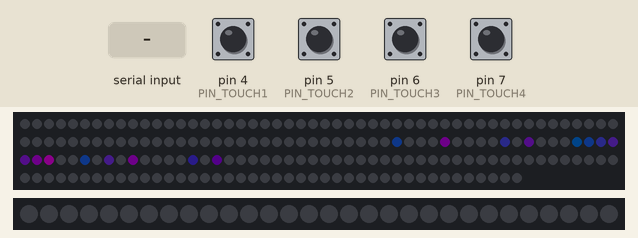
This sketch was run on a simulated Arduino Uno, built with avr-gcc and run on an emulated ATmega328P. Parts: 192 RGB LEDs in strip order, left to right, continuing on the next row, 30 RGB LEDs in strip order, left to right. The inputs (shaded band) are chosen by the test bench; at power-on: pin 4 (PIN_TOUCH1), pin 5 (PIN_TOUCH2), pin 6 (PIN_TOUCH3), pin 7 (PIN_TOUCH4) LOW. Dim RGB values are drawn brighter than linear; the strip is taken to match the declared colour order.

Above: at 1.2 s.
1.3 s: "H" received over the second serial link
At 2.6 s:
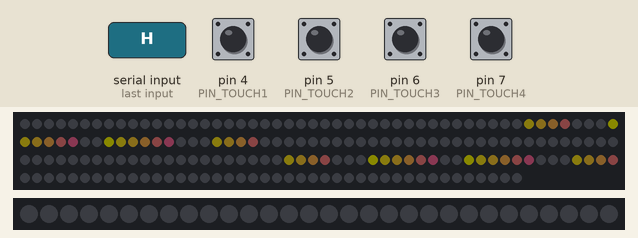
Timing chart, 0 to 4.3 s (numbered marks = the images above; inputs shaded):
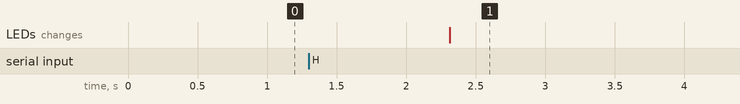

Measured:
- after the input at 1.3 s, the LEDs: change after 1.0 s (image 1)

The sketch:

main.ino
```cpp
#include "class/Banu.hpp"

Banu banu;

void setup()
{
    banu.setup();
}

void loop()
{
    banu.loop();
}
```

Banu.hpp
```cpp
#ifndef BANU_HPP
#define BANU_HPP

#include "BluetoothSensor.hpp"
#include "Display.hpp"
#include "MoodLamp.hpp"

class Banu
{
private:
    BluetoothSensor* bluetoothSensor;
    Display* display;
    MoodLamp* moodLamp;

public:
    Banu();
    ~Banu();

    void setup();
    void loop();
};

Banu::Banu()
{
    display = new Display();
    moodLamp = new MoodLamp();
    bluetoothSensor = new BluetoothSensor(display, moodLamp);
}

Banu::~Banu()
{
    delete bluetoothSensor;
    delete display;
    delete moodLamp;
}

void Banu::setup()
{
    Serial.begin(9600);
    display->setup();
    moodLamp->setup();
    bluetoothSensor->setup();
}

void Banu::loop()
{
    bluetoothSensor->touch();
    display->update();
    bluetoothSensor->read();
}

#endif
```

BluetoothSensor.hpp
```cpp
#ifndef BLUETOOTHSENSOR_HPP
#define BLUETOOTHSENSOR_HPP

#include <SoftwareSerial.h>
#include <DHT.h>
#include "Display.hpp"
#include "MoodLamp.hpp"
#include "../util/Pins.hpp"

class BluetoothSensor
{
private:
    SoftwareSerial bluetooth = SoftwareSerial(PIN_BLUETOOTH_TXD, PIN_BLUETOOTH_RXD);
    DHT temp = DHT(PIN_TEMP, DHT22);
    Display* display;
    MoodLamp* moodLamp;

    unsigned long pre = millis();
    int connectTime = 0;
    int touchPattern[4] = { -1, -1, -1, -1 };
    bool touchFlag[4] = { false, false, false, false };

public:
    BluetoothSensor(Display*, MoodLamp*);

    void touch();
    void setup();
    void read();

private:
    float pulse2ugm3(unsigned long);
    void op_0();
    void op_1();
    void op_2();
    void op_3();
};

BluetoothSensor::BluetoothSensor(Display* display, MoodLamp* MoodLamp)
{
    this->display = display;
    this->moodLamp = moodLamp;
}

void BluetoothSensor::setup()
{
    pinMode(PIN_TOUCH1, INPUT);
    pinMode(PIN_TOUCH2, INPUT);
    pinMode(PIN_TOUCH3, INPUT);
    pinMode(PIN_TOUCH4, INPUT);
    pinMode(PIN_TEMP, INPUT);
    pinMode(PIN_DUST, INPUT);

    bluetooth.begin(9600);
}

float BluetoothSensor::pulse2ugm3(unsigned long pulse)
{
    float value = (pulse - 540) / 14.0f;
    if (value > 300.0f)
        value = 0.0f;
    return value;
}

void BluetoothSensor::touch()
{
    int code = -1;

    // enter
    if (digitalRead(PIN_TOUCH1) && !touchFlag[0])
    {
        touchFlag[0] = true;
        code = 1;
    }
    if (digitalRead(PIN_TOUCH2) && !touchFlag[1])
    {
        touchFlag[1] = true;
        code = 2;
    }
    if (digitalRead(PIN_TOUCH3) && !touchFlag[2])
    {
        touchFlag[2] = true;
        code = 3;
    }
    if (digitalRead(PIN_TOUCH4) && !touchFlag[3])
    {
        touchFlag[3] = true;
        code = 4;
    }

    // pattern
    if (code != -1)
    {
        touchPattern[3] = touchPattern[2];
        touchPattern[2] = touchPattern[1];
        touchPattern[1] = touchPattern[0];
        touchPattern[0] = code;

        if (touchPattern[0] == 4 && touchPattern[1] == 3 && touchPattern[2] == 2 && touchPattern[3] == 1)
        {
            byte a[4] = { 0x48, 0x05, 0x00, 0x00 };
            bluetooth.write(a, 4);
        }
    }

    // exit
    if (!digitalRead(PIN_TOUCH1))
        touchFlag[0] = false;
    if (!digitalRead(PIN_TOUCH2))
        touchFlag[1] = false;
    if (!digitalRead(PIN_TOUCH3))
        touchFlag[2] = false;
    if (!digitalRead(PIN_TOUCH4))
        touchFlag[3] = false;
}

void BluetoothSensor::read()
{
    connectTime += millis() - pre;
    pre = millis();

    if (bluetooth.available())
    {
        byte buffer[4];
        bluetooth.readBytes(buffer, 4);

        char H = buffer[0];
        int op = buffer[1];
        size_t len = buffer[2] * 16 + buffer[3];

        connectTime = 0;
        display->setConnected(true);
        if (H == 'H')
        {
            if (op == 0x00) // ping
                op_0();
            else if (op == 0x01) // display
                op_1();
            else if (op == 0x02) // mood
                op_2();
            else if (op == 0x03) // request
                op_3();
        }
    }
    else if (connectTime >= 30000 || connectTime < 0)
    {
        connectTime = 0;
        display->setConnected(false);
    }
}

void BluetoothSensor::op_0()
{
}

void BluetoothSensor::op_1()
{
    byte buffer[578];
    bluetooth.readBytes(buffer, 578);

    int duration = buffer[0];
    int brightness = buffer[1];

    display->setDuration(duration);
    display->setBrightness(brightness);
    for (int i = 0; i < 192; i++)
        display->setColor(i, buffer[i * 3 + 2], buffer[i * 3 + 3], buffer[i * 3 + 4]);
    display->refresh();
}

void BluetoothSensor::op_2()
{
    byte buffer[91];
    bluetooth.readBytes(buffer, 91);

    int brightness = buffer[0];

    moodLamp->setBrightness(brightness);
    for (int i = 0; i < 30; i++)
        moodLamp->setColor(i, buffer[i * 3 + 1], buffer[i * 3 + 2], buffer[i * 3 + 3]);
    moodLamp->refresh();
}

void BluetoothSensor::op_3()
{
    byte buffer[1];
    bluetooth.readBytes(buffer, 1);

    int code = buffer[0];

    if (code == 0)
    {
        float t = temp.readTemperature();
        byte* p = (byte*) &t;
        byte buffer[9] = { 0x48, 0x04, 0x00, 0x04, 0x00, p[0], p[1], p[2], p[3] };
        bluetooth.write(buffer, 9);
    }
    else if (code == 1)
    {
        float h = temp.readHumidity();
        byte* p = (byte*) &h;
        byte buffer[9] = { 0x48, 0x04, 0x00, 0x04, 0x01, p[0], p[1], p[2], p[3] };
        bluetooth.write(buffer, 9);
    }
    else if (code == 2)
    {
        unsigned long pulse = 0;
        while (pulse)
            unsigned long pulse = pulseIn(PIN_DUST, LOW, 100000);
        float d = pulse2ugm3(pulse);
        byte* p = (byte*) &d;
        byte buffer[9] = { 0x48, 0x04, 0x00, 0x04, 0x02, p[0], p[1], p[2], p[3] };
        bluetooth.write(buffer, 9);
    }
}

#endif
```

Display.hpp
```cpp
#ifndef DISPLAY_HPP
#define DISPLAY_HPP

#include <Adafruit_NeoPixel.h>
#include "../util/Pins.hpp"

class Display
{
private:
    Adafruit_NeoPixel matrix = Adafruit_NeoPixel(192, PIN_DISPLAY, NEO_RGB + NEO_KHZ800);
    unsigned long pre = 0;
    bool connected = false;
    int duration = 0;

    void setDefault();

public:
    void setup();
    void update();

    void setConnected(bool);
    void setDuration(int);
    void setBrightness(int);
    void setColor(int, int, int, int);
    void refresh();
};

void Display::setup()
{
    pre = millis();
    matrix.begin();
    matrix.show();
    setDefault();
}

void Display::setConnected(bool flag)
{
    if (flag != connected)
    {
        connected = flag;
        setDefault();
    }
    else
    {
        connected = flag;
    }
}

void Display::setDuration(int duration)
{
    this->duration = duration * 1000;
}

void Display::setBrightness(int brightness)
{
    matrix.setBrightness(brightness);
}

void Display::setColor(int pixel, int r, int g, int b)
{
    matrix.setPixelColor(pixel, g, r, b);
}

void Display::refresh()
{
    matrix.show();
}

void Display::update()
{
    if (duration)
    {
        duration -= millis() - pre;

        if (duration <= 0)
        {
            duration = 0;
            setDefault();
        }
    }
    pre = millis();
}

void Display::setDefault()
{
    matrix.setBrightness(10);

    if (connected)
    {
        for (int i = 0; i < 192; i++)
            setColor(i, 0, 0, 0);

        for (int i = 0; i < 6; i++)
        {
            setColor(49 + i, 255 - i * 30, 255, i * 30);
            setColor(57 + i, 255 - i * 30, 255, i * 30);
            setColor(129 + i, 255 - i * 30, 255, i * 30);
            setColor(137 + i, 255 - i * 30, 255, i * 30);

            if (i != 0 && i != 5)
            {
                setColor(41 + i, 255 - i * 30, 255, i * 30);
                setColor(65 + i, 255 - i * 30, 255, i * 30);
                setColor(121 + i, 255 - i * 30, 255, i * 30);
                setColor(145 + i, 255 - i * 30, 255, i * 30);
            }
        }

        refresh();
    }
    else
    {
        for (int i = 0; i < 192; i++)
            setColor(i, 0, 0, 0);

        setColor(81, 100, 40, 255);
        setColor(85, 20, 200, 255);
        setColor(90, 80, 80, 255);
        setColor(92, 40, 160, 255);
        setColor(96, 120, 0, 255);
        setColor(97, 100, 40, 255);
        setColor(98, 80, 80, 255);
        setColor(99, 60, 120, 255);
        setColor(100, 40, 160, 255);
        setColor(101, 20, 200, 255);
        setColor(102, 0, 240, 255);
        setColor(105, 100, 40, 255);
        setColor(107, 60, 120, 255);
        setColor(109, 20, 200, 255);
        setColor(114, 60, 80, 255);
        setColor(116, 20, 160, 255);

        refresh();
    }
}

#endif
```

MoodLamp.hpp
```cpp
#ifndef MOODLAMP_HPP
#define MOODLAMP_HPP

#include <Adafruit_NeoPixel.h>
#include "../util/Pins.hpp"

static Adafruit_NeoPixel lamp = Adafruit_NeoPixel(30, PIN_MOODLAMP, NEO_RGB + NEO_KHZ800);

class MoodLamp
{
public:
    void setup();
    void setBrightness(int);
    void setColor(int, int, int, int);
    void refresh();
};

void MoodLamp::setup()
{
    lamp.begin();
    lamp.show();
}

void MoodLamp::setBrightness(int brightness)
{
    lamp.setBrightness(brightness);
}

void MoodLamp::setColor(int pixel, int r, int g, int b)
{
    lamp.setPixelColor(pixel, g, r, b);
}

void MoodLamp::refresh()
{
    lamp.show();
}

#endif
```

Pins.hpp
```cpp
#define PIN_TEMP 2
#define PIN_TOUCH1 4
#define PIN_TOUCH2 5
#define PIN_TOUCH3 6
#define PIN_TOUCH4 7
#define PIN_DUST 9
#define PIN_MOODLAMP 10
#define PIN_DISPLAY 11
#define PIN_BLUETOOTH_TXD 12
#define PIN_BLUETOOTH_RXD 13
```
